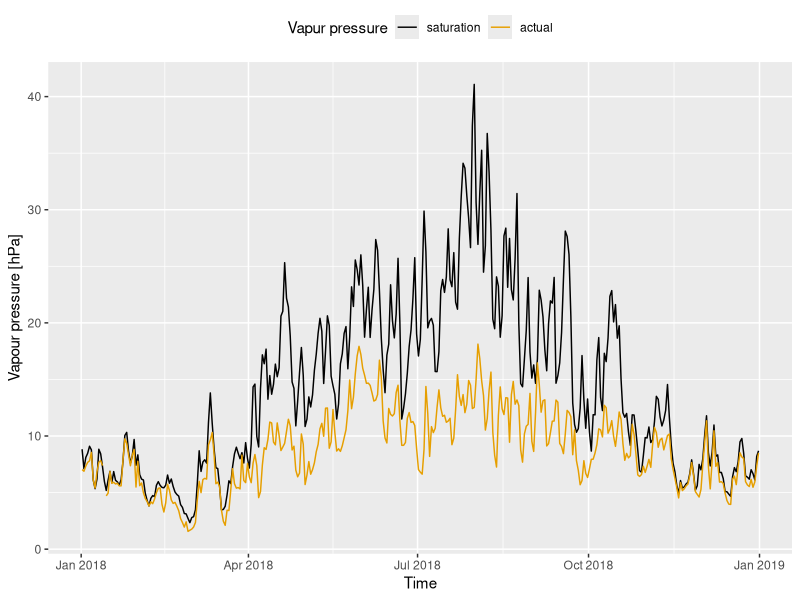
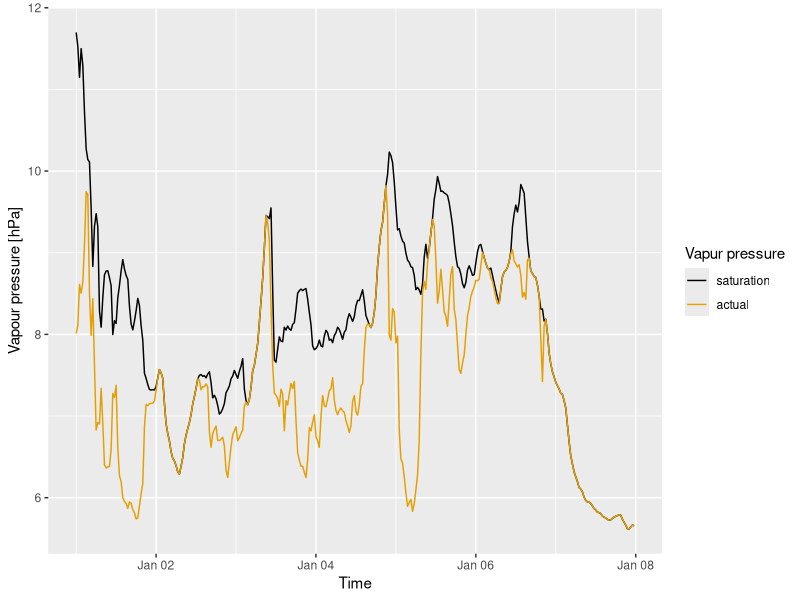
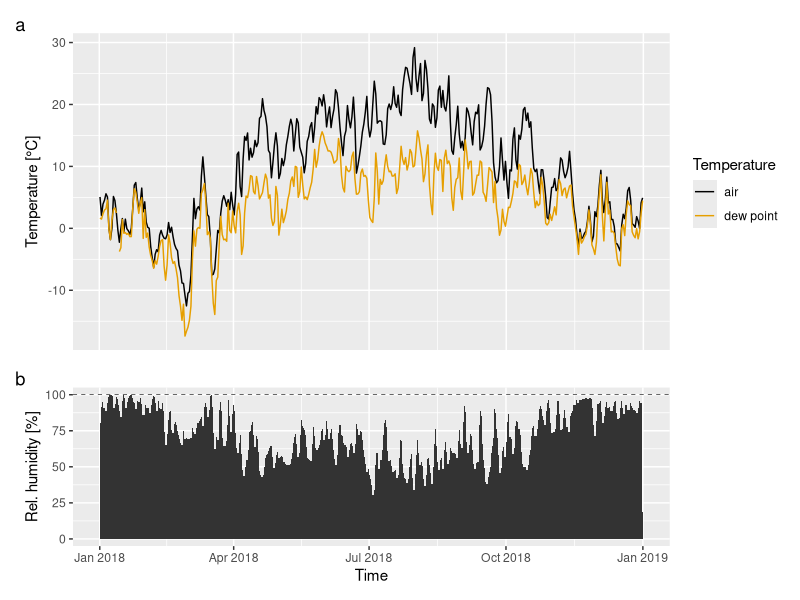
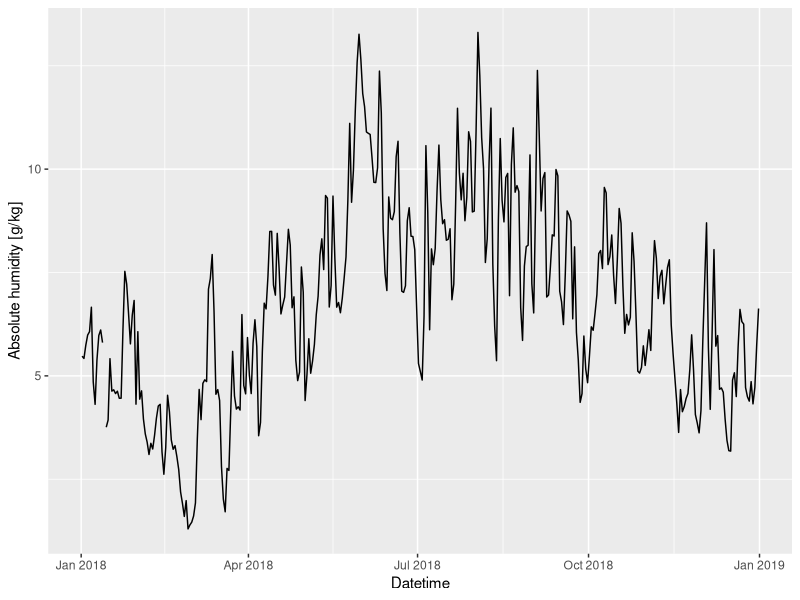
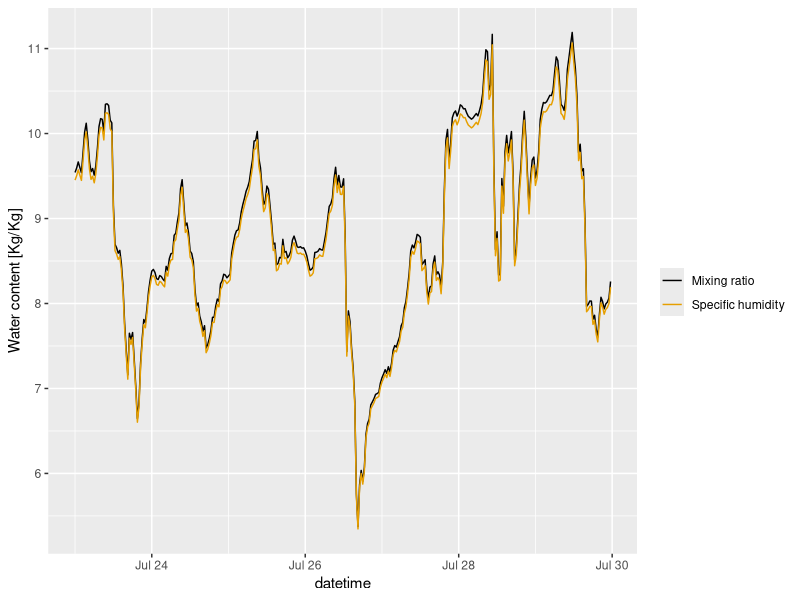
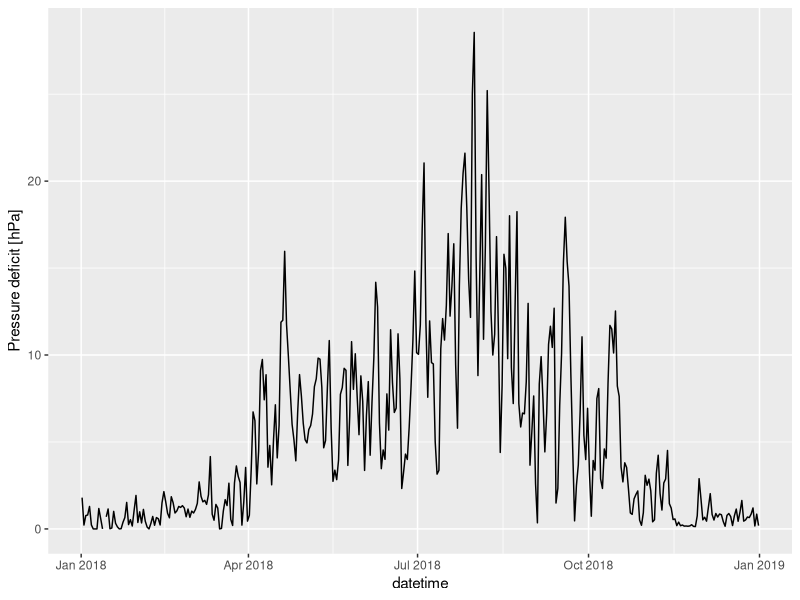
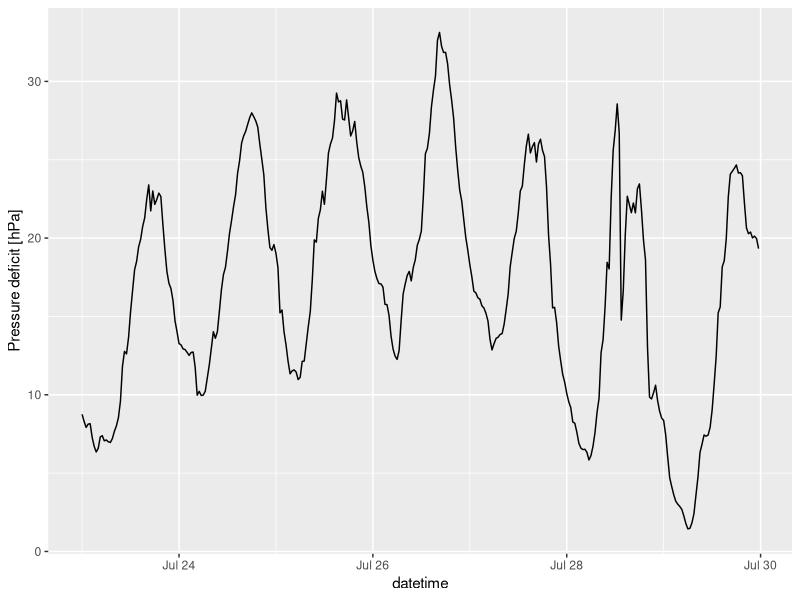
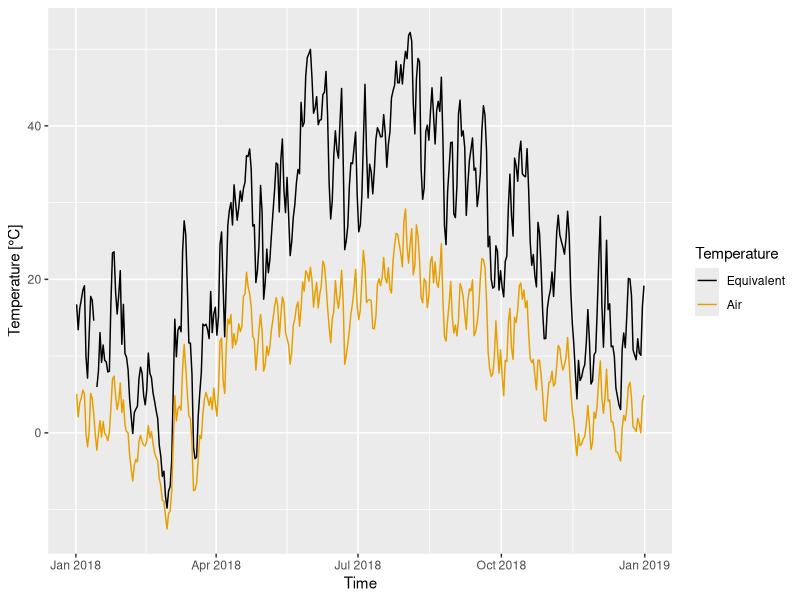

R code for these plots, in order:
## ---- chunk 1
library(tidyverse)
library(lubridate)
library(patchwork)
library(scales)
library(here)
library(ggthemes)
## ---- chunk 2
hum <- read_csv(here("Data_lectures/4_air_humidity/04_Air_humidity_TA_RH_PA_NP_Hainich.csv"))
names(hum) <- c("datetime", "ta", "rh", "pa")
## ---- chunk 3
c2k <- function(c) c + 273.15
k2c <- function(k) k - 273.15

Rv <- 461.47 # J K -1 kg -1 ] - gas constant of water vapour
get_es <-  function(ta)  6.1078 * exp((17.08085 * ta) / (234.175 + ta))
get_td <- function(e_a) ((log(e_a) - log(6.1708)) * 234.17) / (17.08085 - log(e_a) + log(6.1078))
get_rh <- function(e_a, e_s) e_a/e_s * 100
rh2ea <- function(rh, e_s) rh/100 * e_s

# need to convert e_a from hPa to Pa and the temperature to degrees Kelvin
# convert the output in g/Kg 
get_abs_hum <- function(e_a, ta) (e_a * 100 / (Rv * c2k(ta)) ) * 1000

#here there is no need to convert to Pa because the pressures is present both at numerator and denominator
get_spec_hum <- function(e_a, p) 0.622 * e_a / (p - 0.378 * e_a) * 1000 # g/Kg
get_mix_ratio <- function(e_a, p) 0.622 * e_a / (p - e_a) * 1000 # g/Kg


get_p_def <- function(ea, es) es - ea
get_t_eq <- function(ta, mix_ratio) k2c(c2k(ta) + 2.5 * mix_ratio)

get_ea_dry <- function(es_wet, t_dry, t_wet, p){
  a <- (p * 1004.6) / (0.622 * 2.5061e6)
  return(es_wet - a * (t_dry - t_wet))
}

# utility func for plotting
remove_x_axis <- function() theme(
    axis.text.x = element_blank(),
    axis.title.x = element_blank(),
    axis.ticks.x = element_blank()
  )
## ---- chunk 4
# add all the variables to the humidity dataframe
hum <- mutate(hum,
    es = get_es(ta),
    ea = rh2ea(rh, es),
    td = get_td(ea),
    abs_hum = get_abs_hum(ea, ta),
    spec_hum = get_spec_hum(ea, pa),
    mix_ratio = get_mix_ratio(ea, pa),
    p_def = get_p_def(ea, es),
    t_eq = get_t_eq(ta, mix_ratio)
  )

hum_d <- hum %>%
  group_by(week=yday(datetime)) %>%
  summarize_all(mean, na.rm=T)

hum_w <- hum %>%
  group_by(week=week(datetime)) %>%
  summarize_all(mean, na.rm=T)
## ---- chunk 5
hum_d %>%
  gather("type", "val", es, ea, factor_key = T) %>%
  ggplot(aes(datetime, val, colour=type))+
    geom_line()+
  labs(x="Time", y="Vapour pressure [hPa]", colour="Vapur pressure") +
  scale_color_colorblind(labels=c("saturation", "actual")) +
  theme(legend.position = "top")
## ---- chunk 6
hum %>%
  filter(week(datetime) ==1) %>%
  gather("type", "val", es, ea, factor_key = T) %>%
  ggplot(aes(datetime, val, colour=type))+
    geom_line()+
    labs(x="Time", y="Vapour pressure [hPa]", colour="Vapur pressure") +
    scale_color_colorblind(labels=c("saturation", "actual"))
## ---- chunk 7
p_td <- hum_d %>%
  gather("type", "val", ta, td) %>%
  ggplot(aes(datetime, val, colour=type))+
    geom_line()+
  labs(x="Datetime", y="Temperature [°C]", colour="Temperature") +
  scale_color_colorblind(labels=c("air", "dew point")) +
  remove_x_axis()

p_rh <- ggplot(hum_d, aes(datetime, rh))+
    geom_area() +
  geom_hline(yintercept = 100, linetype="dashed", size=.2) +
  labs(y="Rel. humidity [%]", x="Time")

p_td / p_rh +
  plot_layout(heights = c(4, 2)) +
  plot_annotation(tag_levels = "a")
## ---- chunk 8
hum_d %>%
  ggplot(aes(datetime, abs_hum))+
    geom_line() +
  labs(x="Datetime", y="Absolute humidity [g/kg]")
## ---- chunk 9
hum %>%
  filter(week(datetime) ==30) %>%
  gather("type", "val", spec_hum, mix_ratio) %>%
  ggplot(aes(datetime, val, colour=type))+
    geom_line() +
    labs(y="Water content [Kg/Kg]", colour="") +
    scale_color_colorblind(labels=c("Mixing ratio", "Specific humidity"))
## ---- chunk 10
hum_d %>%
   ggplot(aes(datetime, p_def)) +
   geom_line() +
   labs(y="Pressure deficit [hPa]")
## ---- chunk 11
hum %>%
  filter(week(datetime) == 30) %>% 
   ggplot(aes(datetime, p_def)) +
   geom_line() +
   labs(y="Pressure deficit [hPa]")
## ---- chunk 12
hum_d %>%
  gather("type", "val", t_eq, ta, factor_key = T) %>%
  ggplot(aes(datetime, val, colour=type))+
    geom_line() +
    scale_color_colorblind(labels = c("Equivalent", "Air")) +
    labs(y="Temperature [°C]", x="Time", colour="Temperature")
## ---- chunk 13
spin <- tibble(
  t_dry = 16,
  t_wet = 10.8,
  p = 977.2
)

spin <- spin %>%
  mutate(
    es_wet = get_es(t_wet),
    es = get_es(t_dry), 
    ea = get_ea_dry(es_wet, t_dry, t_wet, p),
    td = get_td(ea),
    rh = get_rh(ea, es),
    abs_hum = get_abs_hum(ea, t_dry),
    spec_hum = get_spec_hum(ea, p),
    mix_ratio = get_mix_ratio(ea, p),
    p_def = get_p_def(ea, es),
    t_eq = get_t_eq(t_dry, mix_ratio)
    
  )
## ---- chunk 14
assman1 <- tibble(
  t_dry = 15.4,
  t_wet = 11.8,
  p = 977.2
) %>%
  mutate(
    es_wet = get_es(t_wet),
    es = get_es(t_dry), 
    ea = get_ea_dry(es_wet, t_dry, t_wet, p),
    td = get_td(ea),
    rh = get_rh(ea, es),
    abs_hum = get_abs_hum(ea, t_dry),
    spec_hum = get_spec_hum(ea, p),
    mix_ratio = get_mix_ratio(ea, p),
    p_def = get_p_def(ea, es),
    t_eq = get_t_eq(t_dry, mix_ratio)
    
  )
## ---- chunk 15
spin %>% 
  bind_rows(assman1) %>% 
  t() %>% 
  kableExtra::kbl(col.names = c("Spinning", "Assmann"), digits = 1, caption = "Comparioson of measurement between spinning and assman psychrometer", booktabs=T) 
